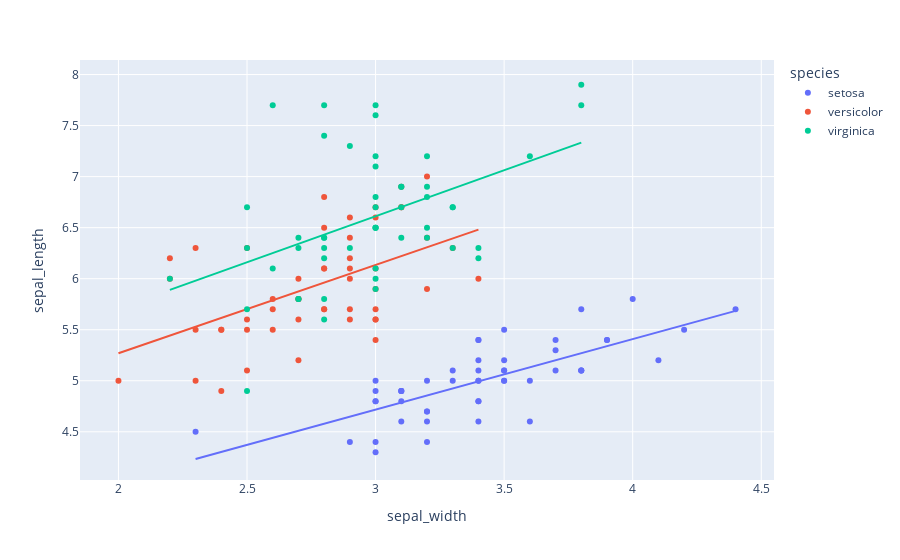

The code cell stored with this chart in its notebook:
### Code cell
fig = px.scatter(df, x = "sepal_width", y = "sepal_length", color = "species", trendline = "ols")
fig.show()

### Figure 1 — Plotly figure (JSON) as saved in the notebook; plotly's stock layout.template omitted (floating-point values rounded to 4 significant figures)
{"data": [{"hovertemplate": "species=setosa<br>sepal_width=%{x}<br>sepal_length=%{y}<extra></extra>", "legendgroup": "setosa", "marker": {"color": "#636efa", "symbol": "circle"}, "mode": "markers", "name": "setosa", "orientation": "v", "showlegend": true, "type": "scatter", "x": [3.5, 3, 3.2, 3.1, 3.6, 3.9, 3.4, 3.4, 2.9, 3.1, 3.7, 3.4, 3, 3, 4, 4.4, 3.9, 3.5, 3.8, 3.8, 3.4, 3.7, 3.6, 3.3, 3.4, 3, 3.4, 3.5, 3.4, 3.2, 3.1, 3.4, 4.1, 4.2, 3.1, 3.2, 3.5, 3.1, 3, 3.4, 3.5, 2.3, 3.2, 3.5, 3.8, 3, 3.8, 3.2, 3.7, 3.3], "xaxis": "x", "y": [5.1, 4.9, 4.7, 4.6, 5, 5.4, 4.6, 5, 4.4, 4.9, 5.4, 4.8, 4.8, 4.3, 5.8, 5.7, 5.4, 5.1, 5.7, 5.1, 5.4, 5.1, 4.6, 5.1, 4.8, 5, 5, 5.2, 5.2, 4.7, 4.8, 5.4, 5.2, 5.5, 4.9, 5, 5.5, 4.9, 4.4, 5.1, 5, 4.5, 4.4, 5, 5.1, 4.8, 5.1, 4.6, 5.3, 5], "yaxis": "y"}, {"hovertemplate": "<b>OLS trendline</b><br>sepal_length = 0.690854 * sepal_width + 2.64466<br>R<sup>2</sup>=0.557681<br><br>species=setosa<br>sepal_width=%{x}<br>sepal_length=%{y} <b>(trend)</b><extra></extra>", "legendgroup": "setosa", "marker": {"color": "#636efa", "symbol": "circle"}, "mode": "lines", "name": "setosa", "showlegend": false, "type": "scatter", "x": [2.3, 2.9, 3, 3, 3, 3, 3, 3, 3.1, 3.1, 3.1, 3.1, 3.1, 3.2, 3.2, 3.2, 3.2, 3.2, 3.3, 3.3, 3.4, 3.4, 3.4, 3.4, 3.4, 3.4, 3.4, 3.4, 3.4, 3.5, 3.5, 3.5, 3.5, 3.5, 3.5, 3.6, 3.6, 3.7, 3.7, 3.7, 3.8, 3.8, 3.8, 3.8, 3.9, 3.9, 4, 4.1, 4.2, 4.4], "xaxis": "x", "y": [4.234, 4.648, 4.717, 4.717, 4.717, 4.717, 4.717, 4.717, 4.786, 4.786, 4.786, 4.786, 4.786, 4.855, 4.855, 4.855, 4.855, 4.855, 4.924, 4.924, 4.994, 4.994, 4.994, 4.994, 4.994, 4.994, 4.994, 4.994, 4.994, 5.063, 5.063, 5.063, 5.063, 5.063, 5.063, 5.132, 5.132, 5.201, 5.201, 5.201, 5.27, 5.27, 5.27, 5.27, 5.339, 5.339, 5.408, 5.477, 5.546, 5.684], "yaxis": "y"}, {"hovertemplate": "species=versicolor<br>sepal_width=%{x}<br>sepal_length=%{y}<extra></extra>", "legendgroup": "versicolor", "marker": {"color": "#EF553B", "symbol": "circle"}, "mode": "markers", "name": "versicolor", "orientation": "v", "showlegend": true, "type": "scatter", "x": [3.2, 3.2, 3.1, 2.3, 2.8, 2.8, 3.3, 2.4, 2.9, 2.7, 2, 3, 2.2, 2.9, 2.9, 3.1, 3, 2.7, 2.2, 2.5, 3.2, 2.8, 2.5, 2.8, 2.9, 3, 2.8, 3, 2.9, 2.6, 2.4, 2.4, 2.7, 2.7, 3, 3.4, 3.1, 2.3, 3, 2.5, 2.6, 3, 2.6, 2.3, 2.7, 3, 2.9, 2.9, 2.5, 2.8], "xaxis": "x", "y": [7, 6.4, 6.9, 5.5, 6.5, 5.7, 6.3, 4.9, 6.6, 5.2, 5, 5.9, 6, 6.1, 5.6, 6.7, 5.6, 5.8, 6.2, 5.6, 5.9, 6.1, 6.3, 6.1, 6.4, 6.6, 6.8, 6.7, 6, 5.7, 5.5, 5.5, 5.8, 6, 5.4, 6, 6.7, 6.3, 5.6, 5.5, 5.5, 6.1, 5.8, 5, 5.6, 5.7, 5.7, 6.2, 5.1, 5.7], "yaxis": "y"}, {"hovertemplate": "<b>OLS trendline</b><br>sepal_length = 0.865078 * sepal_width + 3.53973<br>R<sup>2</sup>=0.276582<br><br>species=versicolor<br>sepal_width=%{x}<br>sepal_length=%{y} <b>(trend)</b><extra></extra>", "legendgroup": "versicolor", "marker": {"color": "#EF553B", "symbol": "circle"}, "mode": "lines", "name": "versicolor", "showlegend": false, "type": "scatter", "x": [2, 2.2, 2.2, 2.3, 2.3, 2.3, 2.4, 2.4, 2.4, 2.5, 2.5, 2.5, 2.5, 2.6, 2.6, 2.6, 2.7, 2.7, 2.7, 2.7, 2.7, 2.8, 2.8, 2.8, 2.8, 2.8, 2.8, 2.9, 2.9, 2.9, 2.9, 2.9, 2.9, 2.9, 3, 3, 3, 3, 3, 3, 3, 3, 3.1, 3.1, 3.1, 3.2, 3.2, 3.2, 3.3, 3.4], "xaxis": "x", "y": [5.27, 5.443, 5.443, 5.529, 5.529, 5.529, 5.616, 5.616, 5.616, 5.702, 5.702, 5.702, 5.702, 5.789, 5.789, 5.789, 5.875, 5.875, 5.875, 5.875, 5.875, 5.962, 5.962, 5.962, 5.962, 5.962, 5.962, 6.048, 6.048, 6.048, 6.048, 6.048, 6.048, 6.048, 6.135, 6.135, 6.135, 6.135, 6.135, 6.135, 6.135, 6.135, 6.221, 6.221, 6.221, 6.308, 6.308, 6.308, 6.394, 6.481], "yaxis": "y"}, {"hovertemplate": "species=virginica<br>sepal_width=%{x}<br>sepal_length=%{y}<extra></extra>", "legendgroup": "virginica", "marker": {"color": "#00cc96", "symbol": "circle"}, "mode": "markers", "name": "virginica", "orientation": "v", "showlegend": true, "type": "scatter", "x": [3.3, 2.7, 3, 2.9, 3, 3, 2.5, 2.9, 2.5, 3.6, 3.2, 2.7, 3, 2.5, 2.8, 3.2, 3, 3.8, 2.6, 2.2, 3.2, 2.8, 2.8, 2.7, 3.3, 3.2, 2.8, 3, 2.8, 3, 2.8, 3.8, 2.8, 2.8, 2.6, 3, 3.4, 3.1, 3, 3.1, 3.1, 3.1, 2.7, 3.2, 3.3, 3, 2.5, 3, 3.4, 3], "xaxis": "x", "y": [6.3, 5.8, 7.1, 6.3, 6.5, 7.6, 4.9, 7.3, 6.7, 7.2, 6.5, 6.4, 6.8, 5.7, 5.8, 6.4, 6.5, 7.7, 7.7, 6, 6.9, 5.6, 7.7, 6.3, 6.7, 7.2, 6.2, 6.1, 6.4, 7.2, 7.4, 7.9, 6.4, 6.3, 6.1, 7.7, 6.3, 6.4, 6, 6.9, 6.7, 6.9, 5.8, 6.8, 6.7, 6.7, 6.3, 6.5, 6.2, 5.9], "yaxis": "y"}, {"hovertemplate": "<b>OLS trendline</b><br>sepal_length = 0.901534 * sepal_width + 3.90684<br>R<sup>2</sup>=0.209057<br><br>species=virginica<br>sepal_width=%{x}<br>sepal_length=%{y} <b>(trend)</b><extra></extra>", "legendgroup": "virginica", "marker": {"color": "#00cc96", "symbol": "circle"}, "mode": "lines", "name": "virginica", "showlegend": false, "type": "scatter", "x": [2.2, 2.5, 2.5, 2.5, 2.5, 2.6, 2.6, 2.7, 2.7, 2.7, 2.7, 2.8, 2.8, 2.8, 2.8, 2.8, 2.8, 2.8, 2.8, 2.9, 2.9, 3, 3, 3, 3, 3, 3, 3, 3, 3, 3, 3, 3, 3.1, 3.1, 3.1, 3.1, 3.2, 3.2, 3.2, 3.2, 3.2, 3.3, 3.3, 3.3, 3.4, 3.4, 3.6, 3.8, 3.8], "xaxis": "x", "y": [5.89, 6.161, 6.161, 6.161, 6.161, 6.251, 6.251, 6.341, 6.341, 6.341, 6.341, 6.431, 6.431, 6.431, 6.431, 6.431, 6.431, 6.431, 6.431, 6.521, 6.521, 6.611, 6.611, 6.611, 6.611, 6.611, 6.611, 6.611, 6.611, 6.611, 6.611, 6.611, 6.611, 6.702, 6.702, 6.702, 6.702, 6.792, 6.792, 6.792, 6.792, 6.792, 6.882, 6.882, 6.882, 6.972, 6.972, 7.152, 7.333, 7.333], "yaxis": "y"}], "layout": {"legend": {"title": {"text": "species"}, "tracegroupgap": 0}, "margin": {"t": 60}, "xaxis": {"anchor": "y", "domain": [0, 1], "title": {"text": "sepal_width"}}, "yaxis": {"anchor": "x", "domain": [0, 1], "title": {"text": "sepal_length"}}}}
